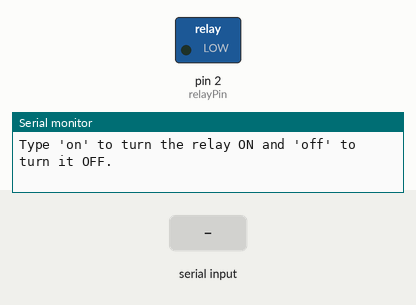
Bench run of a sketch on a simulated Arduino Uno, built with avr-gcc and run on an emulated ATmega328P. Parts: switched loads named in the sketch (green lamp = pin HIGH), the last lines printed to the serial monitor. Inputs (shaded band) come from the test bench.

Above: at 1.2 s.
1.3 s: "off\n" received over Serial
At 2.5 s:
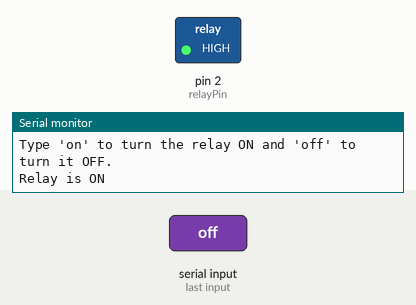
2.8 s: "on\n" received over Serial
At 3.8 s:
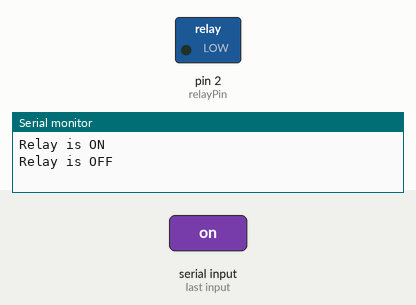
Timing chart, 0 to 5.8 s (numbered marks = the images above; inputs shaded):
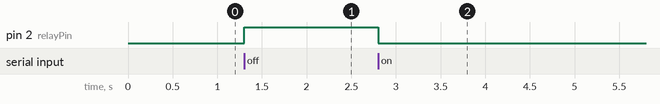

Measured:
- after the input at 1.3 s, pin 2 (relayPin): LOW → HIGH at once
- after the input at 2.8 s, pin 2 (relayPin): HIGH → LOW at once

The sketch:

relay.ino
```cpp
const int relayPin = 2;  // GPIO 3 is connected to the relay

void setup() {
  // Initialize the relay pin as an output
  pinMode(relayPin, OUTPUT);
  // Start Serial communication at 115200 baud rate
  Serial.begin(115200);
  // Turn the relay OFF initially
  digitalWrite(relayPin, LOW);

  Serial.println("Type 'on' to turn the relay ON and 'off' to turn it OFF.");
}

void loop() {
  // Check if data is available in the Serial Monitor
  if (Serial.available() > 0) {
    // Read the incoming string
    String command = Serial.readStringUntil('\n');
    command.trim();  // Remove any extra spaces or newlines

    if (command == "off") {
      // Turn the relay ON
      digitalWrite(relayPin, HIGH);
      Serial.println("Relay is ON");
    }
    else if (command == "on") {
      // Turn the relay OFF
      digitalWrite(relayPin, LOW);
      Serial.println("Relay is OFF");
    }
    else {
      // Handle unrecognized commands
      Serial.println("Invalid command. Type 'on' or 'off'.");
    }
  }
}
```
